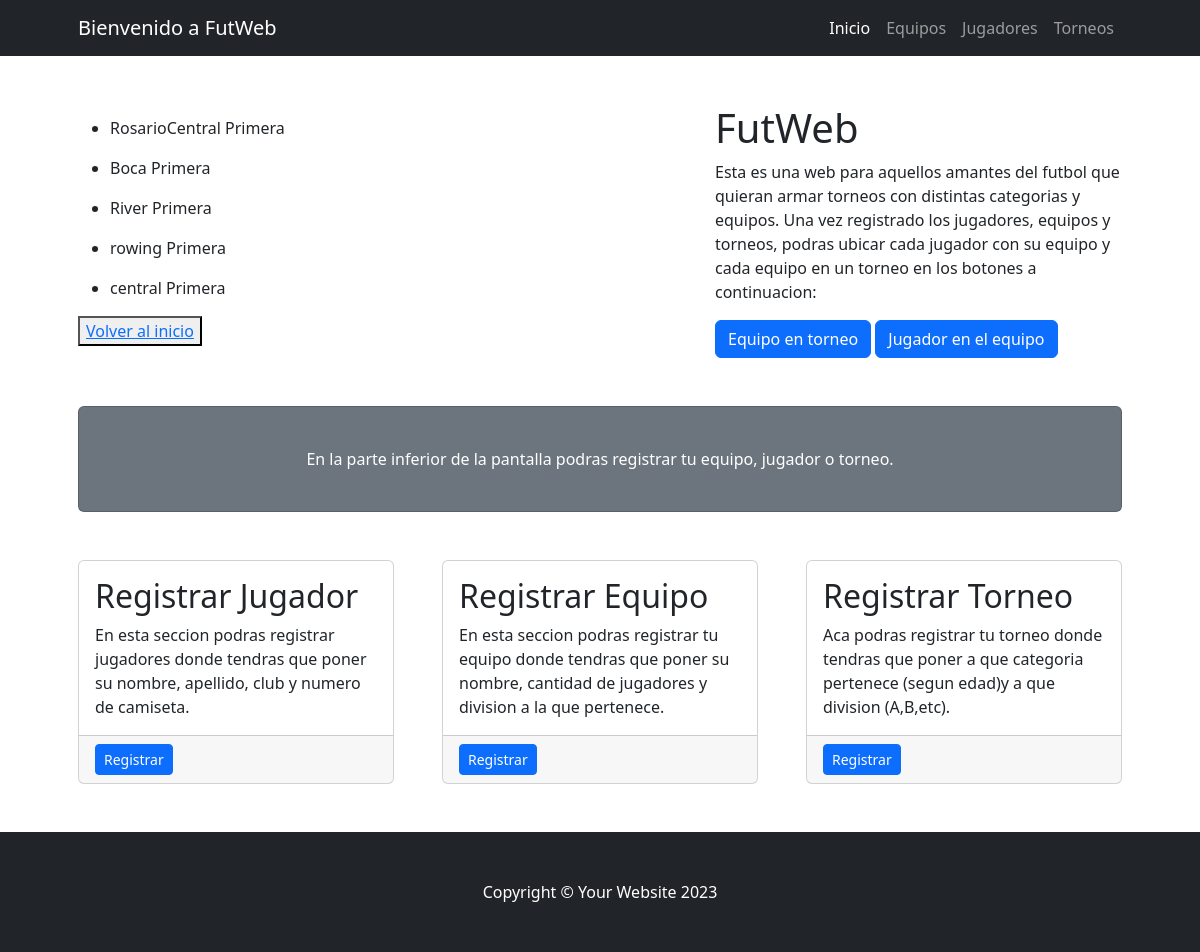
The page /Equipo/list on the database as committed earlier.
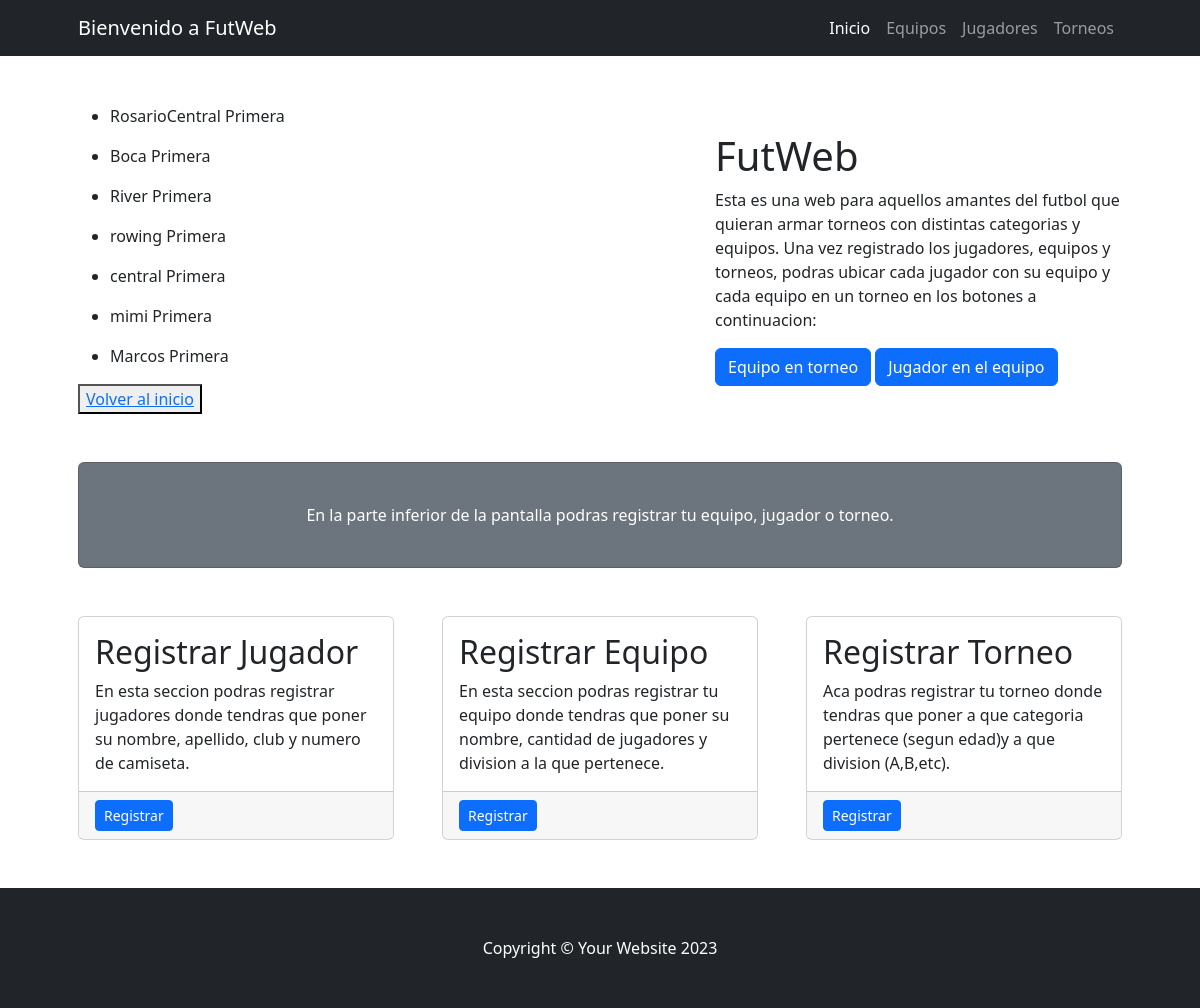
The same page on the database as committed later.
### Coder/models.py (models this page shows, shortened)
class Equipo(models.Model):
    nombre = models.CharField(max_length=100)
    jugadores = models.PositiveIntegerField()
    division = models.CharField(max_length=100)

### Coder/views.py (the view)
# urls.py: path("Equipo/list", views.equipo_list, name="equipo_list"),
def equipo_list(request):
    consulta =  models.Equipo.objects.all()
    contexto = {"Equipos": consulta}
    return render(request, "Coder/equipo_list.html", contexto)

### Coder/templates/Coder/equipo_list.html
{% extends 'Coder/base.html' %}
{% block contenido %}
    {% for equipo in Equipos %}
     <ul>
        <li>
            {{equipo.nombre}}
            {{equipo.division}}
        </li>
     </ul>
    {% endfor %}<button><a href="{% url 'index' %}">Volver al inicio</a></button>
{% endblock contenido %}

Rows that differ between the two databases and show on the page:
added Equipo: nombre "mimi", division "Primera"
added Equipo: nombre "Marcos", division "Primera"
